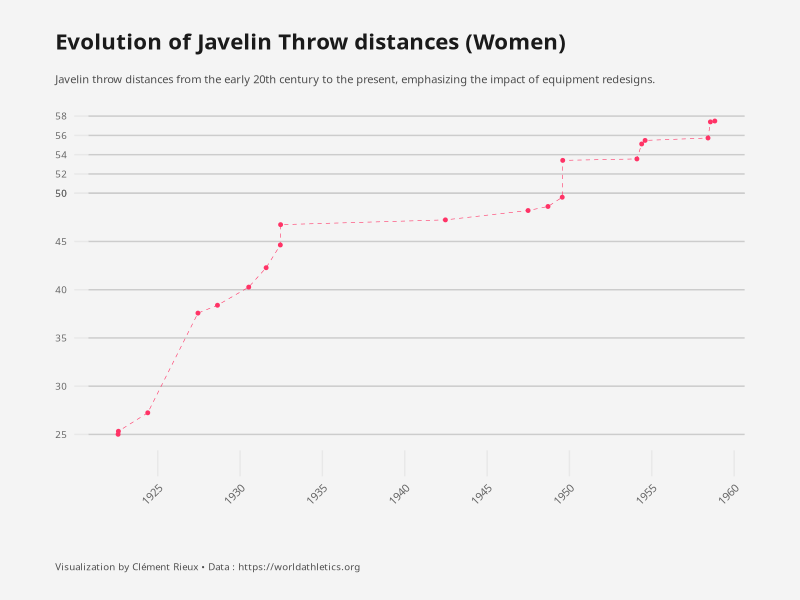
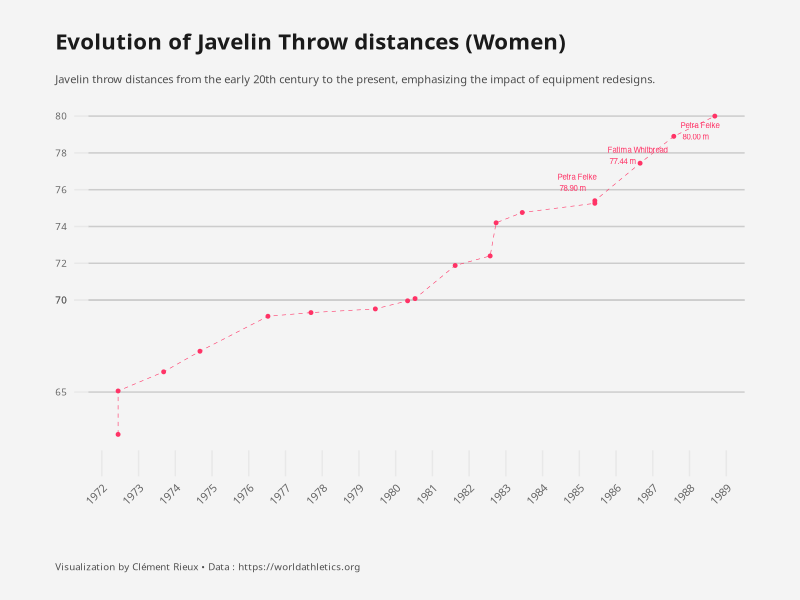
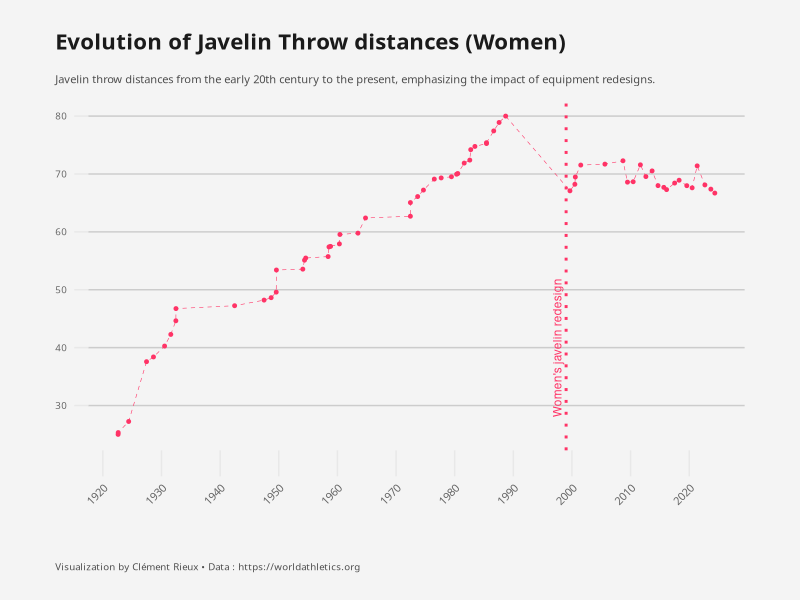
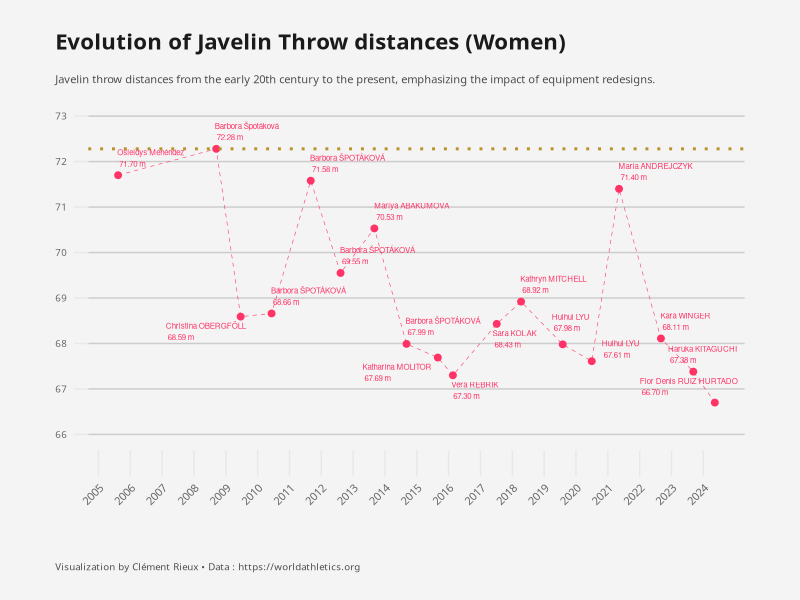
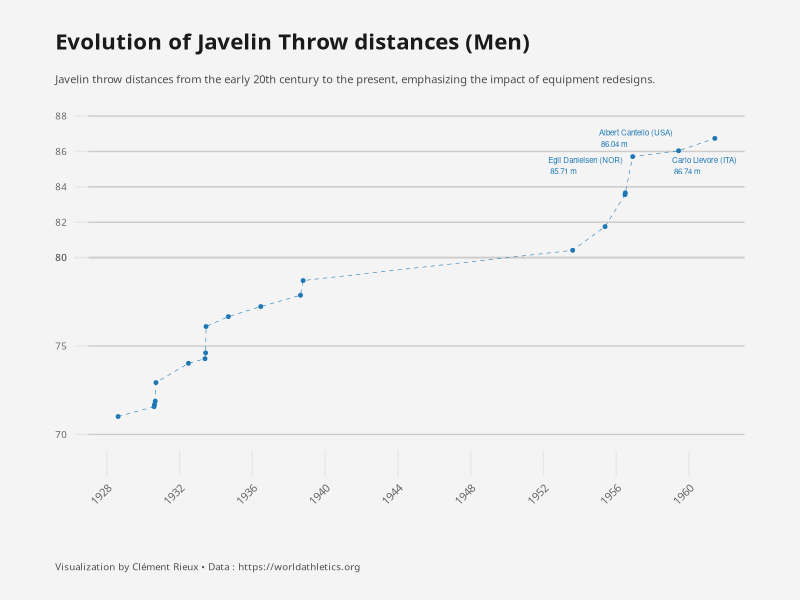
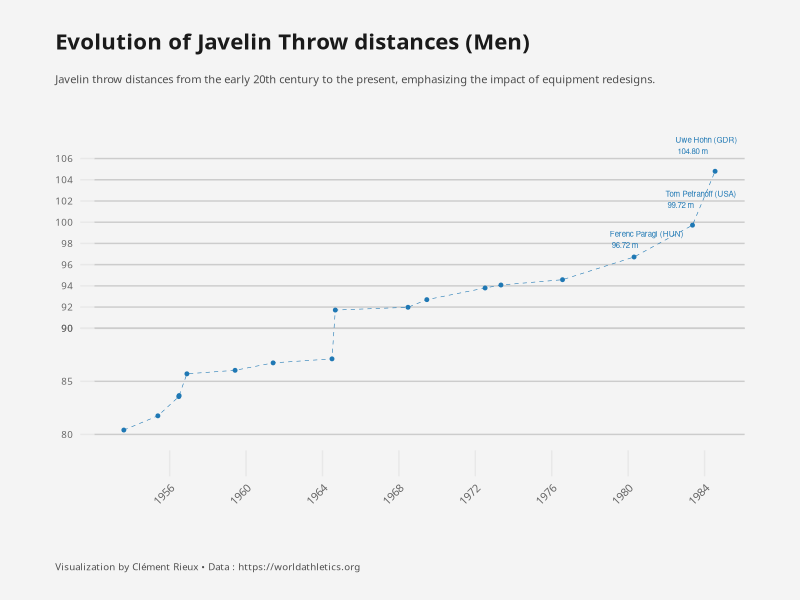
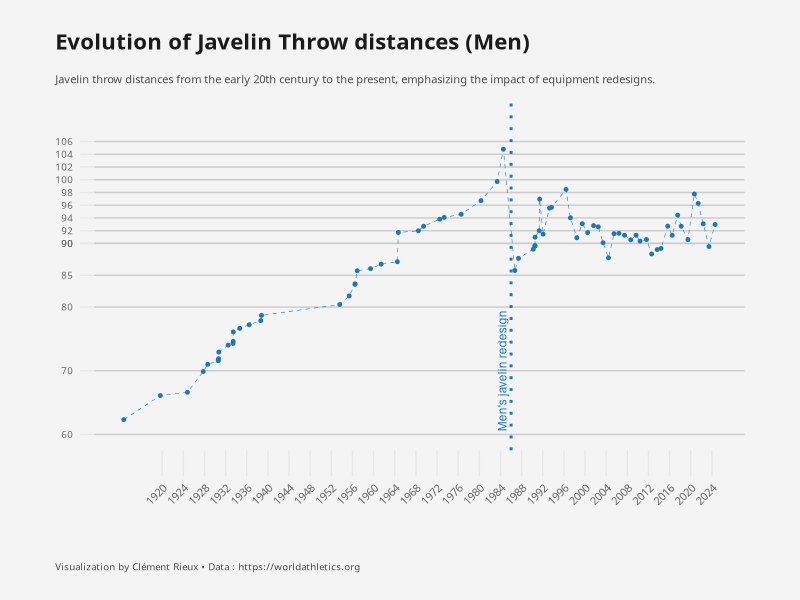
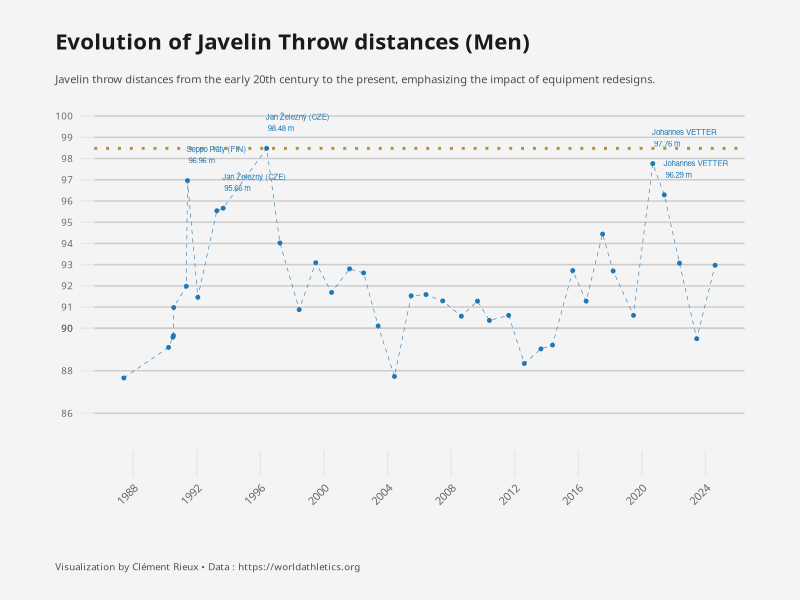

Recreate these plots in R, in order.
## ---- chunk 1
#| label: setup
#| echo: false
#| output: false


library(ggplot2)
library(dplyr)
library(ggtext)
library(ggrepel)

data = read.csv("javelin_distance.csv")
data$Date = as.Date(data$Date)

theme_set(theme_minimal(base_family = "Avenir Next Condensed"))

theme_update(
  axis.title = element_blank(),
  axis.text = element_text(color = "grey40"),
  axis.text.x = element_text(size = 8, margin = margin(t = 5), angle = 45, hjust = 1),
  axis.text.y = element_text(size = 7, margin = margin(r = 5)),
  axis.ticks = element_line(color = "grey91", size = .5),
  axis.ticks.length.x = unit(1.3, "lines"),
  axis.ticks.length.y = unit(.7, "lines"),
  panel.grid = element_blank(),
  plot.margin = margin(10, 40, 20, 40),
  plot.background = element_rect(fill = "#F4F4F4", color = "#F4F4F4"),
  panel.background = element_rect(fill = "#F4F4F4", color = "#F4F4F4"),
  panel.grid.major.y = element_line(color = "gray80"), 

  plot.title = element_text(color = "grey10", size = 16, face = "bold",
                            margin = margin(t = 15)),
  plot.subtitle = element_markdown(color = "grey30", size = 8, 
                                   lineheight = 1.35,
                                   margin = margin(t = 15, b = 10)),
  plot.title.position = "plot",
  plot.caption.position = "plot",
  plot.caption = element_text(color = "grey30", size = 7,
                              lineheight = 1.2, hjust = 0, 
                              margin = margin(t = 40)),
  legend.position = "none"
)

gender_colors <- c("Men" = "#1f78b4",
                   "Women" = "#FF3366") 

## ---- chunk 2
#| label: women-distance-old1
data %>% 
  filter(Gender == 'Women',
         Date < "1960-01-01") %>% 
ggplot(aes(x = Date, y = Mark, color = Gender)) + 
  geom_point(size = 1) + 
  geom_line(aes(group = Gender), linetype = "dashed", size = 0.2) + 
  labs(
    title = "Evolution of Javelin Throw distances (Women)",
    subtitle = "Javelin throw distances from the early 20th century to the present, emphasizing the impact of equipment redesigns.",
    x = "Year",
    y = "Distance (m)",
    color = "Gender",
    caption = "Visualization by Clément Rieux • Data : https://worldathletics.org"
  ) + 
  scale_color_manual(values = gender_colors) + 
    scale_x_date(
    breaks = seq(as.Date("1920-01-01"),as.Date("1960-12-01"), by = "5 years"),  
    date_labels = "%Y"  
  ) +
  scale_y_continuous(
    breaks = c(
      seq(20, 50, by = 5),
       seq(50, 58, by = 2)
    ), 
    limits = c(25,58),
    minor_breaks = NULL  
  ) 
## ---- chunk 3
#| label: women-distance-old
data %>% 
  filter(Gender == 'Women',
          Date > "1970-01-01",
         Date < "1990-01-01") %>% 
ggplot(aes(x = Date, y = Mark, color = Gender)) + 
  geom_point(size = 1) + 
  geom_text_repel(data = data %>% 
                        filter(Gender == 'Women',
                               Date < "1990-01-01") %>% 
                        arrange(desc(Mark)) %>% head(3),
    aes(label = paste(Athlete, "\n", sprintf("%.2f", Mark), "m")), hjust = 0, vjust = -0.5, size =2, segment.color = 'transparent') + 

  geom_line(aes(group = Gender), linetype = "dashed", size = 0.2) + 
  labs(
    title = "Evolution of Javelin Throw distances (Women)",
    subtitle = "Javelin throw distances from the early 20th century to the present, emphasizing the impact of equipment redesigns.",
    x = "Year",
    y = "Distance (m)",
    color = "Gender",
    caption = "Visualization by Clément Rieux • Data : https://worldathletics.org"
  ) + 
  scale_color_manual(values = gender_colors) + 
    scale_x_date(
    breaks = seq(as.Date("1920-01-01"),as.Date("1990-12-01"), by = "1 years"),  
    date_labels = "%Y"  
  ) +
  scale_y_continuous(
    breaks = c(
      seq(30, 70, by = 5), 
      seq(70, 90, by = 2),  
      seq(90, 106, by = 2)  
    ),
    minor_breaks = NULL  
  ) 
## ---- chunk 4
#| label: women-distance
data %>% 
  filter(Gender == 'Women',
         ) %>% 
ggplot(aes(x = Date, y = Mark, color = Gender)) + 
  geom_point(size = 1) + 
  geom_line(aes(group = Gender), linetype = "dashed", size = 0.2) + 
  geom_vline(xintercept = c(as.Date("1999-01-01")), 
             linetype = "dotted", color = "#FF3366", size = 1) + 
  annotate("text", x = as.Date("1999-01-01"), y = 40, 
           label = "Women's javelin redesign", color = "#FF3366", angle = 90, vjust = -0.5, size = 3) + 
  labs(
    title = "Evolution of Javelin Throw distances (Women)",
    subtitle = "Javelin throw distances from the early 20th century to the present, emphasizing the impact of equipment redesigns.",
    x = "Year",
    y = "Distance (m)",
    color = "Gender",
    caption = "Visualization by Clément Rieux • Data : https://worldathletics.org"
  ) + 
  scale_color_manual(values = gender_colors) + 
    scale_x_date(
    breaks = seq(as.Date("1920-01-01"),as.Date("2024-12-01"), by = "10 years"),  
    date_labels = "%Y"  
  ) +
  scale_y_continuous(
    breaks = c(
      seq(30, 80, by = 10),
      seq(85, 90, by = 5), 
      seq(90, 106, by = 2) 
    ), 
    minor_breaks = NULL  
  ) 
## ---- chunk 5
#| label: women-distance-zoom

data %>%
  filter(Gender == 'Women', Date > "2005-01-01") %>%
  ggplot(aes(x = Date, y = Mark, color = Gender)) + 
  geom_point(size = 2) + 
  geom_line(aes(group = Gender), linetype = "dashed", size = 0.2) + 
    geom_hline(yintercept = 72.28,
    linetype = "dotted", color = "#b8922a", size = 1) +
  geom_text_repel(aes(label = paste(Athlete, "\n", sprintf("%.2f", Mark), "m")), hjust = 0, vjust = -0.5, size =2, segment.color = 'transparent') + 
  labs(
    title = "Evolution of Javelin Throw distances (Women)", 
    subtitle = "Javelin throw distances from the early 20th century to the present, emphasizing the impact of equipment redesigns.", 
    x = "Year", 
    y = "Distance (m)", 
    color = "Gender", 
    caption = "Visualization by Clément Rieux • Data : https://worldathletics.org"
  ) + 
  scale_color_manual(values = gender_colors) + 
  scale_x_date(
    breaks = seq(as.Date("2005-01-01"), as.Date("2024-12-01"), by = "1 year"),
    date_labels = "%Y"
  ) + 
  scale_y_continuous(
    breaks = seq(60, 100, by = 1),  limits = c(66, 73),
    minor_breaks = NULL  
  )

## ---- chunk 6
#| label: men-distance1-old


data %>% 
  filter(Gender == 'Men',
         Date > "1928-01-01",
         Date < "1964-01-01") %>% 
ggplot(aes(x = Date, y = Mark, color = Gender)) + 
  geom_point(size = 1) + 
  geom_line(aes(group = Gender), linetype = "dashed", size = 0.2) + 
  geom_text_repel(data = data %>% 
                        filter(Gender == 'Men',
                               Date < "1964-01-01") %>% 
                        arrange(desc(Mark)) %>% head(3),
    aes(label = paste(Athlete, "\n", sprintf("%.2f", Mark), "m")), hjust = 0, vjust = -1, size =2, segment.color = 'transparent') + 

  labs(
    title = "Evolution of Javelin Throw distances (Men)",
    subtitle = "Javelin throw distances from the early 20th century to the present, emphasizing the impact of equipment redesigns.",
    x = "Year",
    y = "Distance (m)",
    color = "Gender",
    caption = "Visualization by Clément Rieux • Data : https://worldathletics.org"
  ) + 
  scale_color_manual(values = gender_colors) + 
    scale_x_date(
    breaks = seq(as.Date("1920-01-01"),as.Date("2024-12-01"), by = "4 years"),  
    date_labels = "%Y" 
  ) +
  scale_y_continuous(
    breaks = c(
      seq(60, 80, by = 5), 
      seq(80, 90, by = 2)  
    ), 
    limits = c(70,88),
    minor_breaks = NULL  
  ) 
## ---- chunk 7
#| label: men-distance-old


data %>% 
  filter(Gender == 'Men',
         Date > "1940-01-01",
         Date < "1986-01-01") %>% 
ggplot(aes(x = Date, y = Mark, color = Gender)) + 
  geom_point(size = 1) + 
  geom_line(aes(group = Gender), linetype = "dashed", size = 0.2) + 
  geom_text_repel(data = data %>% 
                        filter(Gender == 'Men',
                               Date < "1986-01-01") %>% 
                        arrange(desc(Mark)) %>% head(3),
    aes(label = paste(Athlete, "\n", sprintf("%.2f", Mark), "m")), hjust = 0, vjust = -1, size =2, segment.color = 'transparent') + 

  labs(
    title = "Evolution of Javelin Throw distances (Men)",
    subtitle = "Javelin throw distances from the early 20th century to the present, emphasizing the impact of equipment redesigns.",
    x = "Year",
    y = "Distance (m)",
    color = "Gender",
    caption = "Visualization by Clément Rieux • Data : https://worldathletics.org"
  ) + 
  scale_color_manual(values = gender_colors) + 
    scale_x_date(
    breaks = seq(as.Date("1920-01-01"),as.Date("2024-12-01"), by = "4 years"),  
    date_labels = "%Y"  
  ) +
  scale_y_continuous(
    breaks = c(
      seq(60, 80, by = 10), 
      seq(85, 90, by = 5),  
      seq(90, 106, by = 2)  
    ), 
    limits = c(80,110),
    minor_breaks = NULL  
  ) 
## ---- chunk 8
#| label: men-distance


data %>% 
  filter(Gender == 'Men') %>% 
ggplot(aes(x = Date, y = Mark, color = Gender)) + 
  geom_point(size = 1) + 
  geom_line(aes(group = Gender), linetype = "dashed", size = 0.2) + 
  geom_vline(xintercept = c(as.Date("1986-01-01")),
             linetype = "dotted", color = "#1f78b4", size = 1) +
  annotate("text", x = as.Date("1986-01-01"), y = 70, 
           label = "Men's javelin redesign", color = "#1f78b4", angle = 90, vjust = -0.5, size = 3) + 
  labs(
    title = "Evolution of Javelin Throw distances (Men)",
    subtitle = "Javelin throw distances from the early 20th century to the present, emphasizing the impact of equipment redesigns.",
    x = "Year",
    y = "Distance (m)",
    color = "Gender",
    caption = "Visualization by Clément Rieux • Data : https://worldathletics.org"
  ) + 
  scale_color_manual(values = gender_colors) + 
    scale_x_date(
    breaks = seq(as.Date("1920-01-01"),as.Date("2024-12-01"), by = "4 years"),  
    date_labels = "%Y" 
  ) +
  scale_y_continuous(
    breaks = c(
      seq(30, 80, by = 10),
      seq(85, 90, by = 5), 
      seq(90, 106, by = 2) 
    ), 
    limits = c(60, 110),
    minor_breaks = NULL  
  ) 
## ---- chunk 9
#| label: men-distance-redesign

data %>% 
  filter(Gender == 'Men',
         Date > '1987-01-01') %>% 
ggplot(aes(x = Date, y = Mark, color = Gender)) + 
  geom_point(size = 1) + 
  geom_line(aes(group = Gender), linetype = "dashed", size = 0.2) + 
   geom_text_repel(data = data %>% 
                        filter(Gender == 'Men',
                               Date > "1987-01-01") %>% 
                        arrange(desc(Mark)) %>% head(5),
    aes(label = paste(Athlete, "\n", sprintf("%.2f", Mark), "m")), hjust = 0, vjust = -1, size =2, segment.color = 'transparent') + 
  labs(
    title = "Evolution of Javelin Throw distances (Men)",
    subtitle = "Javelin throw distances from the early 20th century to the present, emphasizing the impact of equipment redesigns.",
    x = "Year",
    y = "Distance (m)",
    color = "Gender",
    caption = "Visualization by Clément Rieux • Data : https://worldathletics.org"
  ) + 
  geom_hline(yintercept = 98.48,
    linetype = "dotted", color = "#b8922a", size = 1) +
  scale_color_manual(values = gender_colors) + 
    scale_x_date(
    breaks = seq(as.Date("1920-01-01"),as.Date("2024-12-01"), by = "4 years"),  
    date_labels = "%Y" 
  ) +
  scale_y_continuous(
    breaks = c(
      seq(80, 90, by = 2), 
      seq(90, 100, by = 1) 
    ), 
    limits = c(85, 100),
    minor_breaks = NULL  
  ) 
## ---- chunk 10
#| label: men-distance-zoom

data %>%
  filter(Gender == 'Men', Date > "2005-01-01") %>%
  ggplot(aes(x = Date, y = Mark, color = Gender)) + 
  geom_point(size = 2) + 
  geom_line(aes(group = Gender), linetype = "dashed", size = 0.2) + 
  geom_hline(yintercept = 98.48,
    linetype = "dotted", color = "#b8922a", size = 1) +
  annotate("text", x = as.Date("2010-01-01"), y = 98.90, 
           label = "Jan Železný (98.48m)", color = "#825209", size = 3) + 
  geom_text_repel(aes(label = paste(Athlete, "\n", sprintf("%.2f", Mark), "m")), hjust = 0, vjust = -0.5, size =2, segment.color = 'transparent') + 
  labs(
    title = "Evolution of Javelin Throw distances (Men)", 
    subtitle = "Javelin throw distances from the early 20th century to the present, emphasizing the impact of equipment redesigns.", 
    x = "Year", 
    y = "Distance (m)", 
    color = "Gender", 
    caption = "Visualization by Clément Rieux • Data : https://worldathletics.org"
  ) + 
  scale_color_manual(values = gender_colors) + 
  scale_x_date(
    breaks = seq(as.Date("2005-01-01"), as.Date("2024-12-01"), by = "1 year"),
    date_labels = "%Y"
  ) + 
  scale_y_continuous(
    breaks = seq(87, 98, by = 1),  limits = c(87, 100),
    minor_breaks = NULL  
  )
